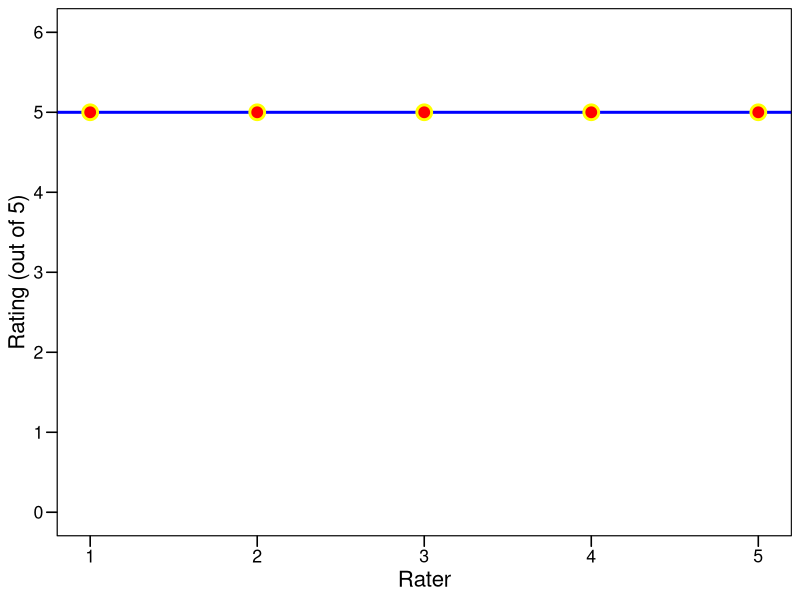
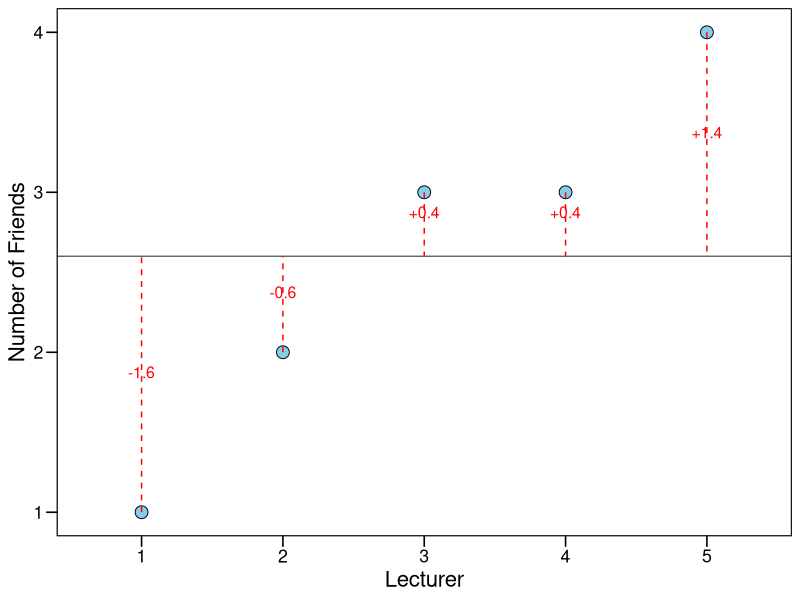

The R source for these figures, in order:

## library
library(tidyverse)

## slide: a erfect fit

# Create the data
df <- data.frame(
  rater = 1:5,
  rating = rep(5, 5)
)

# Generate the scatter plot
p_perfect_fit <- 
  ggplot(df, aes(x = rater, y = rating)) +
  geom_hline(yintercept = 5, color = "blue", size = 1) +
  geom_point(color = "yellow", fill = "red", shape = 21, size = 4, stroke = 1.5) +
  scale_x_continuous(breaks = 1:5) +
  scale_y_continuous(limits = c(0, 6), breaks = 0:6) +
  labs(x = "Rater", y = "Rating (out of 5)") +
  ggthemes::theme_base() +
  theme(plot.background = element_rect(color = "white"))

## saving plot
ggsave(
  plot = p_perfect_fit,
  filename = "plot/perfect_fit.jpeg", 
  width = 8, height = 6, units = "in", dpi = 300
)




## Slide calculating error

# Create the data
df <- data.frame(
  lecturer = factor(1:5),
  friends = c(1, 2, 3, 3, 4)
)

# Calculate the mean
mean_friends <- mean(df$friends)

# Create the plot
p_n_friends <- 
  ggplot(df, aes(x = lecturer, y = friends)) +
  geom_point(size = 4, color = "black", fill = "skyblue", shape = 21) +
  geom_hline(yintercept = mean_friends, linetype = "solid", color = "gray40") +
  geom_segment(aes(x = lecturer, xend = lecturer, y = friends, yend = mean_friends),
               linetype = "dashed", color = "red") +
  geom_text(aes(label = sprintf("%+.1f", friends - mean_friends), y = (friends + mean_friends)/2),
            color = "red", vjust = -0.5, size = 4) +
  labs(
    x = "Lecturer",
    y = "Number of Friends"
  ) +
  ggthemes::theme_base() +
  theme(plot.background = element_rect(color = "white"))

## saving plot
ggsave(
  filename = "plot/n_friends.jpeg",
  plot = p_n_friends,
  width = 8, height = 6, units = "in", dpi = 300
)




